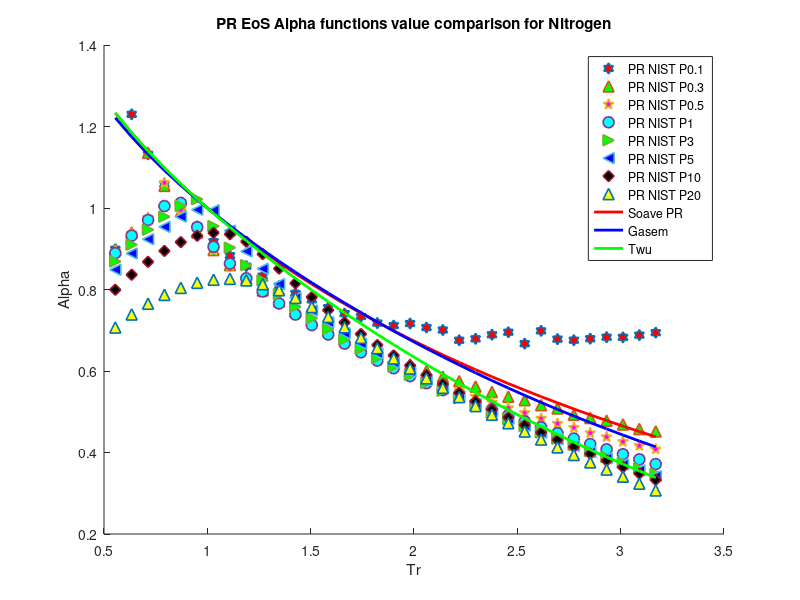

Write MATLAB code to recreate this figure.
clear 
clc
load nitrogen_rho_different_pressure_data.mat
%PR Nitrogen
P = [0.1E6,0.3E6,0.5E6,1E6,3E6,5E6,10E6,20E6]; %pa
omega = 0.038; %Acentric factor
Tc = 126.2; %K
Pc = 3.395E6; %Pa
R = 8.31446 %J/K*mol
b = 0.07780*(R*Tc/Pc);
a = 0.45724*(((R^2)*(Tc^2))/Pc);
T = 70; %k
M = 28/1000; %kg/mol
S1=0.37464+1.54226*omega-0.26992*omega^2;
for i = 1:1:34
   Tr=T/Tc;
   Tr_list(i)=Tr;
   for j = 1:1:8
       Vm(i,j) = M/rho(i,j);
   end
   alpha_0(i) = (Tr)^(-0.171813)*exp(0.125283*(1-(Tr)^(1.77634)));
   alpha_1(i) = (Tr)^(-0.607352)*exp(0.511614*(1-(Tr)^(2.20517)));
   alpha_PR_01(i) = ((R*T)/(Vm(i,1)-b)-P(1))*((Vm(i,1)^2+2*b*Vm(i,1)-b^2)/a);
   alpha_PR_03(i) = ((R*T)/(Vm(i,2)-b)-P(2))*((Vm(i,2)^2+2*b*Vm(i,2)-b^2)/a);
   alpha_PR_05(i) = ((R*T)/(Vm(i,3)-b)-P(3))*((Vm(i,3)^2+2*b*Vm(i,3)-b^2)/a);
   alpha_PR_1(i) = ((R*T)/(Vm(i,4)-b)-P(4))*((Vm(i,4)^2+2*b*Vm(i,4)-b^2)/a);
   alpha_PR_3(i) = ((R*T)/(Vm(i,5)-b)-P(5))*((Vm(i,5)^2+2*b*Vm(i,5)-b^2)/a);
   alpha_PR_5(i) = ((R*T)/(Vm(i,6)-b)-P(6))*((Vm(i,6)^2+2*b*Vm(i,6)-b^2)/a);
   alpha_PR_10(i) = ((R*T)/(Vm(i,7)-b)-P(7))*((Vm(i,7)^2+2*b*Vm(i,7)-b^2)/a);
   alpha_PR_20(i) = ((R*T)/(Vm(i,8)-b)-P(8))*((Vm(i,8)^2+2*b*Vm(i,8)-b^2)/a);
   alpha_soave_PR(i) =(1+S1*(1-sqrt(Tr)))^2;
   alpha_Gasem(i) = exp((1.943+0.926*Tr)*(1-(Tr)^0.1441));
   alpha_twu(i) = alpha_0(i)+omega*(alpha_1(i)-alpha_0(i));
   Temp(i)=T;
   T = T+10;
end
hold on
plot(Tr_list,alpha_PR_01,'h','MarkerSize',8,'MarkerFaceColor','r','LineWidth',1.2)
plot(Tr_list,alpha_PR_03,'^','MarkerSize',8,'MarkerFaceColor','g','LineWidth',1.2)
plot(Tr_list,alpha_PR_05,'p','MarkerSize',8,'MarkerFaceColor','m','LineWidth',1.2)
plot(Tr_list,alpha_PR_1,'o','MarkerSize',8,'MarkerFaceColor','c','LineWidth',1.2)
plot(Tr_list,alpha_PR_3,'>','MarkerSize',8,'MarkerFaceColor','g','LineWidth',1.2)
plot(Tr_list,alpha_PR_5,'<','MarkerSize',8,'MarkerFaceColor','b','LineWidth',1.2)
plot(Tr_list,alpha_PR_10,'d','MarkerSize',8,'MarkerFaceColor','k','LineWidth',1.2)
plot(Tr_list,alpha_PR_20,'^','MarkerSize',8,'MarkerFaceColor','y','LineWidth',1.2)
plot(Tr_list,alpha_soave_PR,'r','LineWidth',2)
plot(Tr_list,alpha_Gasem,'b','LineWidth',2)
plot(Tr_list,alpha_twu,'g','LineWidth',2)
hold off
legend('PR NIST P0.1','PR NIST P0.3','PR NIST P0.5','PR NIST P1','PR NIST P3','PR NIST P5','PR NIST P10','PR NIST P20','Soave PR','Gasem','Twu')
xlabel('Tr')
ylabel('Alpha')
title('PR EoS Alpha functions value comparison for Nitrogen')
